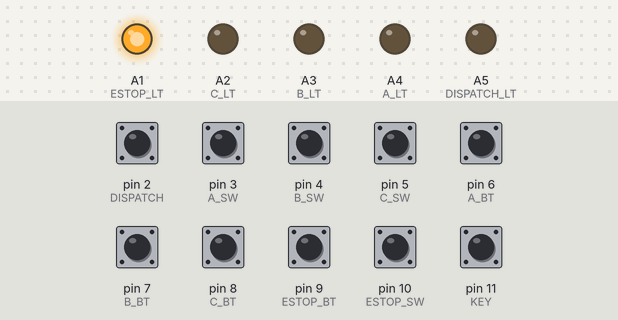
A sketch run on a simulated Arduino Leonardo, built with avr-gcc and run on an emulated ATmega32U4. Shown: output pins drawn as LEDs (lit = HIGH). Dashed ring = blinking. The test bench sets the inputs (shaded band); at power-on: pin 2 (DISPATCH), pin 3 (A_SW), pin 4 (B_SW), pin 5 (C_SW), pin 6 (A_BT), pin 7 (B_BT), pin 8 (C_BT), pin 9 (ESTOP_BT), pin 10 (ESTOP_SW), pin 11 (KEY) HIGH. USB keyboard and mouse output is not drawn; pins used as bus, display or sensor lines are not drawn.

Above: at 1.2 s.
1.3 s: pin 9 (ESTOP_BT) pulled LOW for 0.15 s
At 1.78 s:
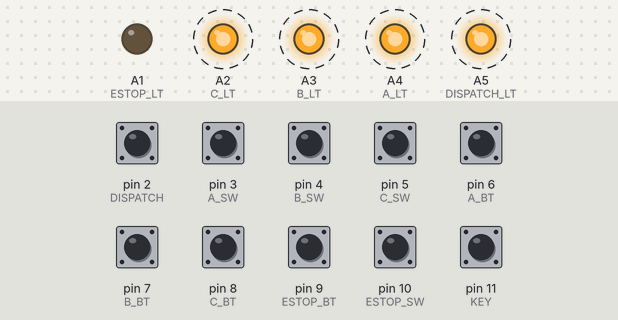
4.3 s: pin 6 (A_BT) pulled LOW for 0.15 s
At 4.8 s:
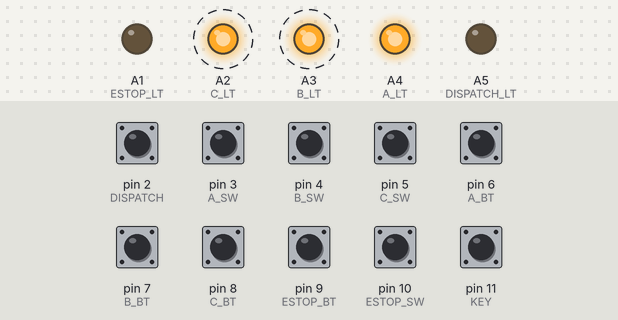
7.3 s: pin 7 (B_BT) pulled LOW for 0.15 s
10.4 s: pin 6 (A_BT) pulled LOW for 1 s
At 11.5 s:
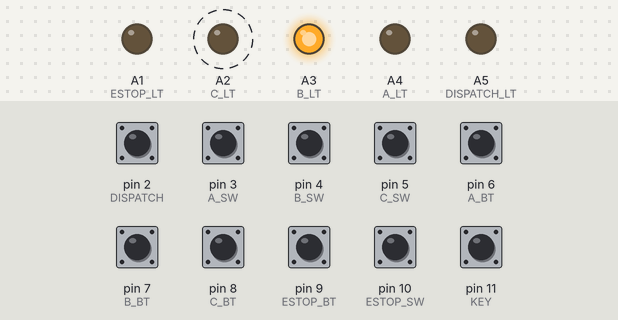
14.4 s: pin 8 (C_BT) pulled LOW for 0.15 s
17.5 s: pin 7 (B_BT) pulled LOW for 1 s
At 18.5 s:
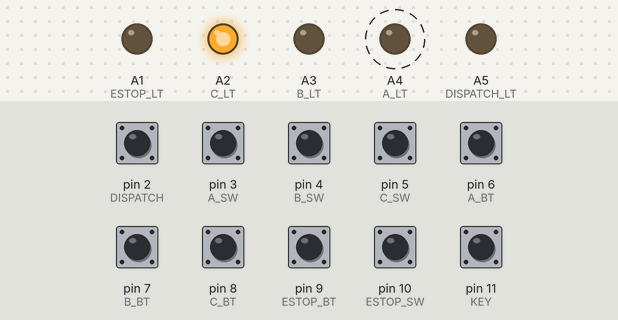
Timing chart, 0 to 22.5 s (numbered marks = the images above; inputs shaded):
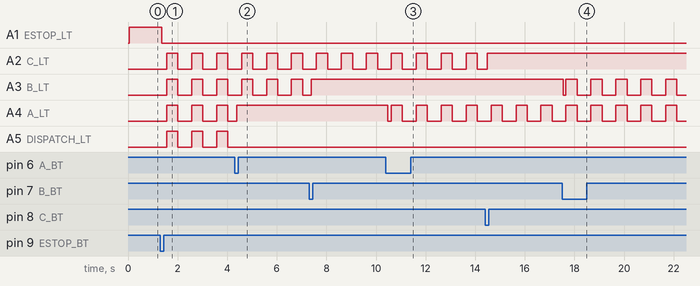

The sketch:

Standard_Leonardo_v3.ino
```cpp
#include <Keyboard.h>

//input pins
#define DISPATCH 2
#define A_SW 3
#define B_SW 4
#define C_SW 5
#define A_BT 6
#define B_BT 7
#define C_BT 8
#define ESTOP_BT 9
#define ESTOP_SW 10
#define KEY 11

//outputs pins
#define RESET_LT 12
#define DISPATCH_LT A5
#define A_LT A4 //toggle 2
#define B_LT A3 //toggle 3
#define C_LT A2 //toggle 4
#define ESTOP_LT A1 //toggle 1
#define KEY_LT A0 //toggle 0

//key mappings
#define DISPATCH_KEY 48
#define ESTOP_KEY 49
#define A_On 50
#define A_Off 51
#define B_On 52
#define B_Off 53
#define C_On 54
#define C_Off 55

int
  dispatchWait = 0,
  blinkCount = 20,
  eStopSwtDefault;

boolean
  prev[10],
  toggle[5];

void setup()
{
  //set inputs to pullup
  pinMode(DISPATCH,INPUT_PULLUP);
  pinMode(A_SW,INPUT_PULLUP);
  pinMode(B_SW,INPUT_PULLUP);
  pinMode(C_SW,INPUT_PULLUP);
  pinMode(A_BT,INPUT_PULLUP);
  pinMode(B_BT,INPUT_PULLUP);
  pinMode(C_BT,INPUT_PULLUP);
  pinMode(ESTOP_BT,INPUT_PULLUP);
  pinMode(ESTOP_SW,INPUT_PULLUP);
  pinMode(KEY,INPUT_PULLUP);

  //set pins to outputs
  pinMode(DISPATCH_LT,OUTPUT);
  pinMode(A_LT,OUTPUT);
  pinMode(B_LT,OUTPUT);
  pinMode(C_LT,OUTPUT);
  pinMode(ESTOP_LT,OUTPUT);
  pinMode(KEY_LT,OUTPUT);
  pinMode(RESET_LT,OUTPUT);

  //set to key to unlocked
  toggle[0] = true;
  prev[0] = digitalRead(KEY);

  //get inital e-stop switch position
  eStopSwtDefault = digitalRead(ESTOP_SW);

  //open port
  Keyboard.begin();
}

void loop()
{
  int state, holdCount = 0;

  //------process key switch------

  //get switch state
  state = digitalRead(KEY);

  //test for switch changed
  if(prev[0] != state)
  {
    toggle[0] = !toggle[0];
    ProcessLights(false);//set lighting
  }

  prev[0] = state;


  //------process e-stops------

  //get switch state
  state = digitalRead(ESTOP_SW);

  //test for switch changed
  if(prev[1] != state)
  {
    PressKey(ESTOP_KEY); //press estop key
    toggle[1] = !toggle[1];
    ProcessLights(true);//set lighting
  }

  prev[1] = state;


  //get button pressed
  state = digitalRead(ESTOP_BT);

  //test for button pressed
  if((prev[2] != state) && (state == LOW))
  {
    PressKey(ESTOP_KEY); //press estop key
    toggle[1] = !toggle[1];
    ProcessLights(true);//set lighting
  }

  prev[2] = state;


  //------process dispatch button------

  state = digitalRead(DISPATCH); //get input state for button

  //see if button has been pressed
  if((state != prev[3]) && (state == LOW) && toggle[0])
  {
      PressKey(DISPATCH_KEY); //press dispatch key
      dispatchWait = 400;
      ProcessLights(true);//set lighting
  }

  prev[3] = state;


  //------process function buttons and switches------

  //process aux buttons
  ProcessButton(A_BT, A_On, A_Off, prev[4], toggle[2]);
  ProcessButton(B_BT, B_On, B_Off, prev[5], toggle[3]);
  ProcessButton(C_BT, C_On, C_Off, prev[6], toggle[4]);

  //process aux switches
  ProcessSwitch(A_SW, A_On, A_Off, prev[7]);
  ProcessSwitch(B_SW, B_On, B_Off, prev[8]);
  ProcessSwitch(C_SW, C_On, C_Off, prev[9]);

  //------process lights------

  ProcessLights(true);//set lighting
  delay(50); //wait for 0.1 seconds
}


//press a key
void PressKey(int keyNumber)
{
  Keyboard.press(keyNumber); //press key
  delay(50); //wait for 0.05 seconds
  Keyboard.releaseAll(); //release key
}


//process an aux button
void ProcessButton(int pin, int onBtn, int offBtn, bool &prevState, bool &toggleState)
{
  //test if locked
  if(!toggle[0])
    return;

  int state = digitalRead(pin); //get input state
  bool decWait = false;

  //test for button pressed
  if((state != prevState) && (state == LOW))
  {
    toggleState = !toggleState;

    if(toggleState) //test if aux is on
      PressKey(onBtn); //on
    else
      PressKey(offBtn); //off

    decWait = true;
  }

  prevState = state;
  ProcessLights(decWait); //update lighting output
}

//process an aux switch
void ProcessSwitch(int pin, int onBtn, int offBtn, bool &prevState)
{
  //test if locked
  if(!toggle[0])
    return;

  int state = digitalRead(pin); //get input state
  bool decWait = false;

  //test for switch changed
  if(state != prevState)
  {
    if(state == LOW) //test if aux is on
      PressKey(onBtn); //on
    else
      PressKey(offBtn); //off

    decWait = true;
  }

  prevState = state;
  ProcessLights(decWait); //update lighting output
}

//set lights to correct on or off
void ProcessLights(boolean decWaits)
{
  bool
    blinkOn = (blinkCount < 10),
    dispatching = (dispatchWait >= 0);

  //set aux and estop lights
  digitalWrite(KEY_LT, toggle[0]);
  digitalWrite(ESTOP_LT, toggle[1] && (digitalRead(ESTOP_SW) == HIGH ||  blinkOn));
  digitalWrite(RESET_LT, toggle[0] && toggle[1] && digitalRead(ESTOP_SW) == eStopSwtDefault && blinkOn);
  digitalWrite(A_LT, toggle[0] && !toggle[1] && !dispatching && (toggle[2] || blinkOn));
  digitalWrite(B_LT, toggle[0] && !toggle[1] && !dispatching && (toggle[3] || blinkOn));
  digitalWrite(C_LT, toggle[0] && !toggle[1] && !dispatching && (toggle[4] || blinkOn));

  //set dispatch light
  digitalWrite(DISPATCH_LT, toggle[0] && !dispatching && !toggle[1] && !toggle[2] && !toggle[3] && !toggle[4] && blinkOn);

  //test if counts should be dec'ed
  if(decWaits)
  {
    dispatchWait = (dispatchWait >= 0) ? dispatchWait - 1 : dispatchWait;
    blinkCount = (blinkCount >= 0) ? blinkCount - 1 : blinkCount;
  }

  blinkCount = (blinkCount <= 0) ? 20 : blinkCount;
}
```

Measured:
- after the input at 1.3 s, A1 (ESTOP_LT): HIGH → LOW after 0.06 s; A2 (C_LT), A3 (B_LT), A4 (A_LT), A5 (DISPATCH_LT): alternates HIGH for 0.45 s and LOW for 0.55 s, starting after 0.26 s
- after the input at 4.3 s, A5 (DISPATCH_LT): stops changing and stays LOW
- after the input at 10.4 s, A4 (A_LT): HIGH → LOW after 0.06 s, then repeats every 1.0 s: HIGH 0.45 s, LOW 0.55 s
- after the input at 17.5 s, A3 (B_LT): HIGH → LOW after 0.06 s, then repeats every 1.0 s: HIGH 0.45 s, LOW 0.55 s
